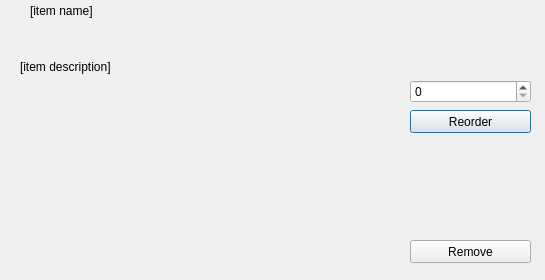
<?xml version="1.0" encoding="UTF-8"?>
<ui version="4.0">
 <class>Dialog</class>
 <widget class="QDialog" name="Dialog">
  <property name="geometry">
   <rect>
    <x>0</x>
    <y>0</y>
    <width>545</width>
    <height>280</height>
   </rect>
  </property>
  <property name="windowTitle">
   <string>Dialog</string>
  </property>
  <widget class="QLabel" name="name_lbl">
   <property name="geometry">
    <rect>
     <x>30</x>
     <y>0</y>
     <width>501</width>
     <height>21</height>
    </rect>
   </property>
   <property name="text">
    <string>[item name]</string>
   </property>
  </widget>
  <widget class="QLabel" name="description_lbl">
   <property name="geometry">
    <rect>
     <x>20</x>
     <y>60</y>
     <width>361</width>
     <height>201</height>
    </rect>
   </property>
   <property name="text">
    <string>[item description]</string>
   </property>
   <property name="alignment">
    <set>Qt::AlignLeading|Qt::AlignLeft|Qt::AlignTop</set>
   </property>
   <property name="wordWrap">
    <bool>true</bool>
   </property>
  </widget>
  <widget class="QPushButton" name="reorder_bt">
   <property name="geometry">
    <rect>
     <x>410</x>
     <y>110</y>
     <width>121</width>
     <height>23</height>
    </rect>
   </property>
   <property name="text">
    <string>Reorder</string>
   </property>
  </widget>
  <widget class="QSpinBox" name="reorder_quantity_sb">
   <property name="geometry">
    <rect>
     <x>410</x>
     <y>80</y>
     <width>121</width>
     <height>23</height>
    </rect>
   </property>
  </widget>
  <widget class="QPushButton" name="remove_bt">
   <property name="geometry">
    <rect>
     <x>410</x>
     <y>240</y>
     <width>121</width>
     <height>23</height>
    </rect>
   </property>
   <property name="text">
    <string>Remove</string>
   </property>
  </widget>
 </widget>
 <resources/>
 <connections/>
</ui>
